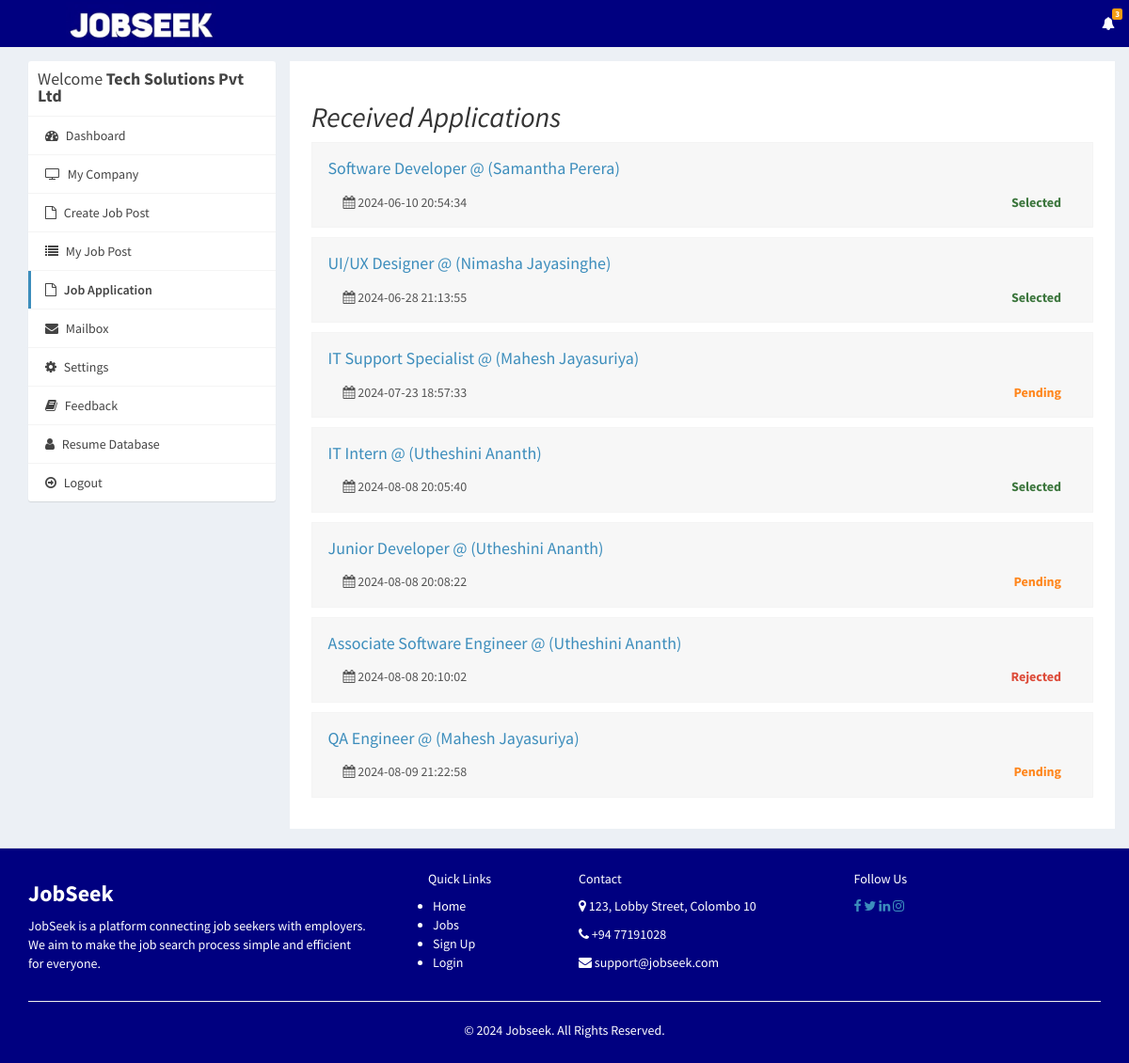
The page /company/job-applications.php (signed in) on the database its author committed.
### tables this page shows
CREATE TABLE `apply_job_post` (
  `id_apply` int(11) NOT NULL,
  `id_jobpost` int(11) NOT NULL,
  `id_company` int(11) NOT NULL,
  `id_user` int(11) NOT NULL,
  `status` enum('pending','selected','rejected') DEFAULT 'pending',
  `apply_date` datetime DEFAULT current_timestamp()
);

CREATE TABLE `job_post` (
  `id_jobpost` int(11) NOT NULL,
  `id_company` int(11) NOT NULL,
  `jobtitle` varchar(255) NOT NULL,
  `description` text NOT NULL,
  `minimumsalary` varchar(255) NOT NULL,
  `maximumsalary` varchar(255) NOT NULL,
  `experience` varchar(255) NOT NULL,
  `createdat` timestamp NOT NULL DEFAULT current_timestamp(),
  `maxage` decimal(2,0) DEFAULT NULL,
  `job_type` varchar(50) DEFAULT NULL,
  `location` varchar(50) DEFAULT NULL,
  `category` varchar(50) DEFAULT NULL,
  `deadline` date DEFAULT NULL
);

CREATE TABLE `users` (
  `id_user` int(11) NOT NULL,
  `firstname` varchar(255) NOT NULL,
  `lastname` varchar(255) NOT NULL,
  `email` varchar(255) NOT NULL,
  `password` varchar(255) NOT NULL,
  `address` text DEFAULT NULL,
  `contactno` varchar(255) DEFAULT NULL,
  `dob` varchar(255) DEFAULT NULL,
  `age` varchar(255) DEFAULT NULL,
  `resume` varchar(255) DEFAULT NULL,
  `hash` varchar(255) DEFAULT NULL,
  `active` int(11) NOT NULL DEFAULT 0,
  `aboutme` text DEFAULT NULL,
  `skills` text DEFAULT NULL,
  `date` datetime DEFAULT current_timestamp(),
  `education` text DEFAULT NULL,
  `experience` text DEFAULT NULL
);

### company/job-applications.php (the view, shortened to what this page needs)
<?php
require_once("../db.php");
?>
<!DOCTYPE html>
<html>
<head>
  <link rel="stylesheet" href="https://cdnjs.cloudflare.com/ajax/libs/twitter-bootstrap/3.3.7/css/bootstrap.min.css">
  <link rel="stylesheet" href="https://cdnjs.cloudflare.com/ajax/libs/font-awesome/4.7.0/css/font-awesome.min.css">
  <link rel="stylesheet" href="https://cdnjs.cloudflare.com/ajax/libs/ionicons/2.0.1/css/ionicons.min.css">
  <link rel="stylesheet" href="../css/AdminLTE.min.css">
  <link rel="stylesheet" href="../css/_all-skins.min.css">
  <link rel="stylesheet" href="../css/custom.css">
</head>
<body class="hold-transition skin-green sidebar-mini">
<div class="wrapper">
<header class="main-header">
  <a href="home.php" class="logo logo-bg">
      <span class="logo-lg">
        <img src="../img/logo.jpg" alt="Jobseek Logo">
      </span>
  </a>
<nav class="navbar navbar-static-top">
  <div class="navbar-custom-menu">
    <ul class="nav navbar-nav">
      <?php include 'notifications.php'; ?>
    </ul>
  </div>
</nav>
</header>
  <div class="content-wrapper" style="margin-left: 0px;">
    <section id="candidates" class="content-header">
      <div class="container">
        <div class="row">
          <div class="col-md-3">
            <div class="box box-solid">
              <div class="box-header with-border">
                <h3 class="box-title">Welcome <b><?php echo $_SESSION['name']; ?></b></h3>
              </div>
              <div class="box-body no-padding">
                <ul class="nav nav-pills nav-stacked">
                  <li><a href="index.php"><i class="fa fa-dashboard"></i> Dashboard</a></li>
                  <li><a href="edit-company.php"><i class="fa fa-tv"></i> My Company</a></li>
                  <li><a href="create-job-post.php"><i class="fa fa-file-o"></i> Create Job Post</a></li>
                  <li><a href="my-job-post.php"><i class="fa fa-list"></i> My Job Post</a></li>
                  <li class="active"><a href="job-applications.php"><i class="fa fa-file-o"></i> Job Application</a></li>
                  <li><a href="mailbox.php"><i class="fa fa-envelope"></i> Mailbox</a></li>
                  <li><a href="settings.php"><i class="fa fa-gear"></i> Settings</a></li>
                  <li><a href="company-feedback.php"><i class="fa fa-book"></i> Feedback</a></li>
                  <li><a href="resume-database.php"><i class="fa fa-user"></i> Resume Database</a></li>
                  <li><a href="../logout.php"><i class="fa fa-arrow-circle-o-right"></i> Logout</a></li>
                </ul>
              </div>
            </div>
          </div>
          <div class="col-md-9 bg-white padding-2">
            <h2><i>Received Applications</i></h2>
            <?php
             $sql = "SELECT * FROM job_post INNER JOIN apply_job_post ON job_post.id_jobpost=apply_job_post.id_jobpost  INNER JOIN users ON users.id_user=apply_job_post.id_user WHERE apply_job_post.id_company='$_SESSION[id_company]'";
                  $result = $conn->query($sql);
                  if($result->num_rows > 0) {
                    while($row = $result->fetch_assoc())
                    {
                      $status = strtolower($row['status']);
                                $statusClass = '';
                                $statusText = '';
                                if ($status == 'pending') {
                                    $statusClass = 'text-orange';
                                    $statusText = 'Pending';
                                } else if ($status == 'rejected') {
                                    $statusClass = 'text-red';
                                    $statusText = 'Rejected';
                                } else if ($status == 'selected') {
                                    $statusClass = 'text-success';
                                    $statusText = 'Selected';
                                }
            ?>
            <div class="attachment-block clearfix padding-2">
                <h4 class="attachment-heading"><a href="user-application.php?id=<?php echo $row['id_user']; ?>&id_jobpost=<?php echo $row['id_jobpost']; ?>"><?php echo $row['jobtitle'].' @ ('.$row['firstname'].' '.$row['lastname'].')'; ?></a></h4>
                <div class="attachment-text padding-2">
                  <div class="pull-left"><i class="fa fa-calendar"></i> <?php echo $row['apply_date']; ?></div>
                  <div class="pull-right">
                  <strong class="<?php echo $statusClass; ?>"><?php echo $statusText; ?></strong>
                  </div>
                </div>
            </div>
            <?php
              }
            }
            ?>
          </div>
      </div>
    </section> </br>
  </div>
</div>
</body>
</html>
<?php
include('footer.php');
?>

### company/notifications.php (shortened to what this page needs)
<?php
function getNotificationCounts($conn, $userId) {
    $response = ['status_changes' => 0, 'new_mails' => 0, 'new_replies' => 0];
    $sqlStatusChanges = "SELECT COUNT(*) AS status_changes FROM apply_job_post WHERE id_company = ? AND status IN ('pending')";
    if ($stmt = $conn->prepare($sqlStatusChanges)) {
        $stmt->bind_param("i", $userId);
        $stmt->execute();
        $resultStatusChanges = $stmt->get_result();
        if ($resultStatusChanges) {
            $rowStatusChanges = $resultStatusChanges->fetch_assoc();
            $response['status_changes'] = $rowStatusChanges['status_changes'];
        } else {
            echo "Error executing status changes query: " . $stmt->error;
        }
    } else {
        echo "Error preparing status changes query: " . $conn->error;
    }
    $sqlNewMails = "SELECT COUNT(*) AS new_mails FROM mailbox WHERE id_touser = ? AND createdAt >= DATE_SUB(NOW(), INTERVAL 1 DAY) AND fromuser = 'user'";
    if ($stmtMails = $conn->prepare($sqlNewMails)) {
        $stmtMails->bind_param("i", $userId);
        $stmtMails->execute();
        $resultMails = $stmtMails->get_result();
        if ($resultMails) {
            $rowMails = $resultMails->fetch_assoc();
            $response['new_mails'] = $rowMails['new_mails'];
        } else {
            echo "Error executing new mails query: " . $stmtMails->error;
        }
    } else {
        echo "Error preparing new mails query: " . $conn->error;
    }
    $sqlNewReplies = "SELECT COUNT(*) AS new_replies FROM reply_mailbox WHERE id_touser = ? AND usertype = 'user' AND createdAt >= DATE_SUB(NOW(), INTERVAL 1 DAY)";
    if ($stmtReplies = $conn->prepare($sqlNewReplies)) {
        $stmtReplies->bind_param("i", $userId);
        $stmtReplies->execute();
        $resultReplies = $stmtReplies->get_result();
        if ($resultReplies) {
            $rowReplies = $resultReplies->fetch_assoc();
            $response['new_replies'] = $rowReplies['new_replies'];
        } else {
            echo "Error executing new replies query: " . $stmtReplies->error;
        }
    } else {
        echo "Error preparing new replies query: " . $conn->error;
    }
    return $response;
}
?>
<?php
require_once("../db.php");
$userId = $_SESSION['id_company'];
$notificationCounts = getNotificationCounts($conn, $userId);
?>
<li class="dropdown notifications-menu">
    <a href="#" class="dropdown-toggle" data-toggle="dropdown">
        <i class="fa fa-bell"></i>
        <span class="label label-warning"><?= array_sum($notificationCounts) ?></span>
    </a>
</li>

### company/footer.php
<footer class="main-footer" style="margin-left: 0px; color : #fff;  background-color:#000080;">
  <div class="container">
    <div class="row">
      <div class="col-lg-4 col-md-6 mb-4 mb-lg-0">
        <h3><b>JobSeek</b></h3>
        <p>JobSeek is a platform connecting job seekers with employers. We aim to make the job search process simple and efficient for everyone.</p>
      </div>
      <div class="col-lg-2 col-md-6 mb-4 mb-lg-0">
        <h5 style="margin-left: 2.5em;">Quick Links</h5>
        <ul class="footer-links" >
          <li><a href="../index.php" style="color : #fff">Home</a></li>
          <li><a href="jobs.php" style="color : #fff">Jobs</a></li>
          <li><a href="../sign-up.php" style="color : #fff">Sign Up</a></li>
          <li><a href="../login.php" style="color : #fff">Login</a></li>
        </ul>
      </div>
      <div class="col-lg-3 col-md-6 mb-4 mb-lg-0">
      <h5>Contact</h5>
        <p><i class="fa fa-map-marker"></i> 123, Lobby Street, Colombo 10</p>
        <p><i class="fa fa-phone"></i> +94 77191028</p>
        <p><i class="fa fa-envelope"></i> support@jobseek.com</p>
      </div>
      <div class="col-lg-3 col-md-6 mb-4 mb-lg-0">
        <h5>Follow Us</h5>
        <div class="social-icons">
          <a href="#"><i class="fa fa-facebook"></i></a>
          <a href="#"><i class="fa fa-twitter"></i></a>
          <a href="#"><i class="fa fa-linkedin"></i></a>
          <a href="#"><i class="fa fa-instagram"></i></a>
        </div>
      </div>
    </div>
    <hr>
    <div class="row">
      <div class="col-md-12 text-center">
        <p>&copy; 2024 Jobseek. All Rights Reserved.</p>
      </div>
    </div>
  </div>
</footer>

### css/custom.css (style rules this page uses)
.logo-bg { background-color: #000080 !important; }
.padding-2 { padding: 2%; }
.bg-white { background-color: #fff; }

### company/job-applications.php (style rules this page uses)
.logo img { height: 50px; width: auto; }

### rows shown on the page
apply_job_post: id_jobpost.jobtitle "Software Developer", id_user.firstname "Samantha", id_user.lastname "Perera", apply_date "2024-06-10 20:54:34", status "Selected"
apply_job_post: id_jobpost.jobtitle "UI/UX Designer", id_user.firstname "Nimasha", id_user.lastname "Jayasinghe", apply_date "2024-06-28 21:13:55", status "Selected"
apply_job_post: id_jobpost.jobtitle "IT Support Specialist", id_user.firstname "Mahesh", id_user.lastname "Jayasuriya", apply_date "2024-07-23 18:57:33", status "Pending"
apply_job_post: id_jobpost.jobtitle "IT Intern", id_user.firstname "Utheshini", id_user.lastname "Ananth", apply_date "2024-08-08 20:05:40", status "Selected"
apply_job_post: id_jobpost.jobtitle "Junior Developer", id_user.firstname "Utheshini", id_user.lastname "Ananth", apply_date "2024-08-08 20:08:22", status "Pending"
apply_job_post: id_jobpost.jobtitle "Associate Software Engineer", id_user.firstname "Utheshini", id_user.lastname "Ananth", apply_date "2024-08-08 20:10:02", status "Rejected"
apply_job_post: id_jobpost.jobtitle "QA Engineer", id_user.firstname "Mahesh", id_user.lastname "Jayasuriya", apply_date "2024-08-09 21:22:58", status "Pending"

### other values the page prints
array_sum($notificationCounts) "3"
$_SESSION['name'] "Tech Solutions Pvt Ltd"
